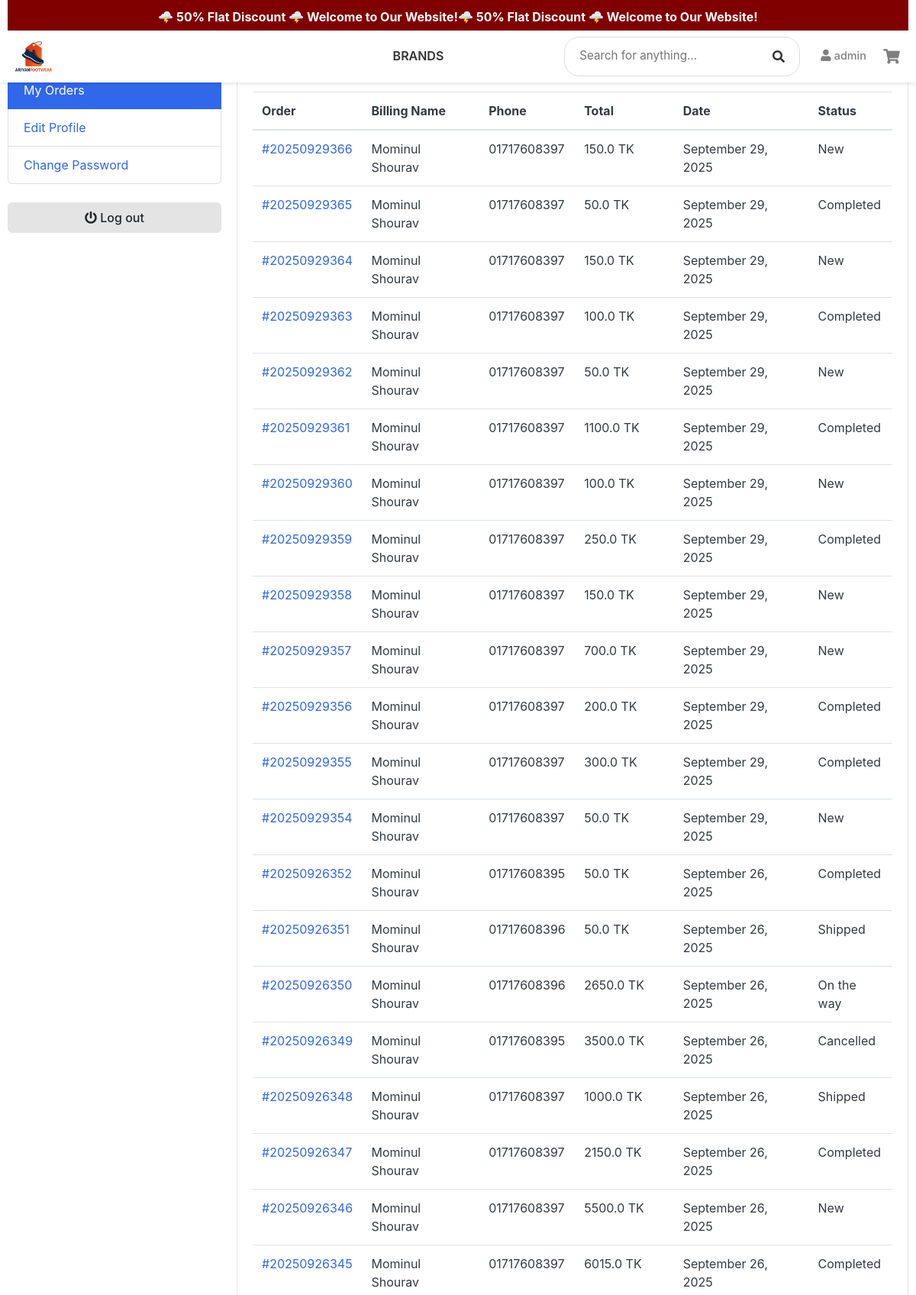
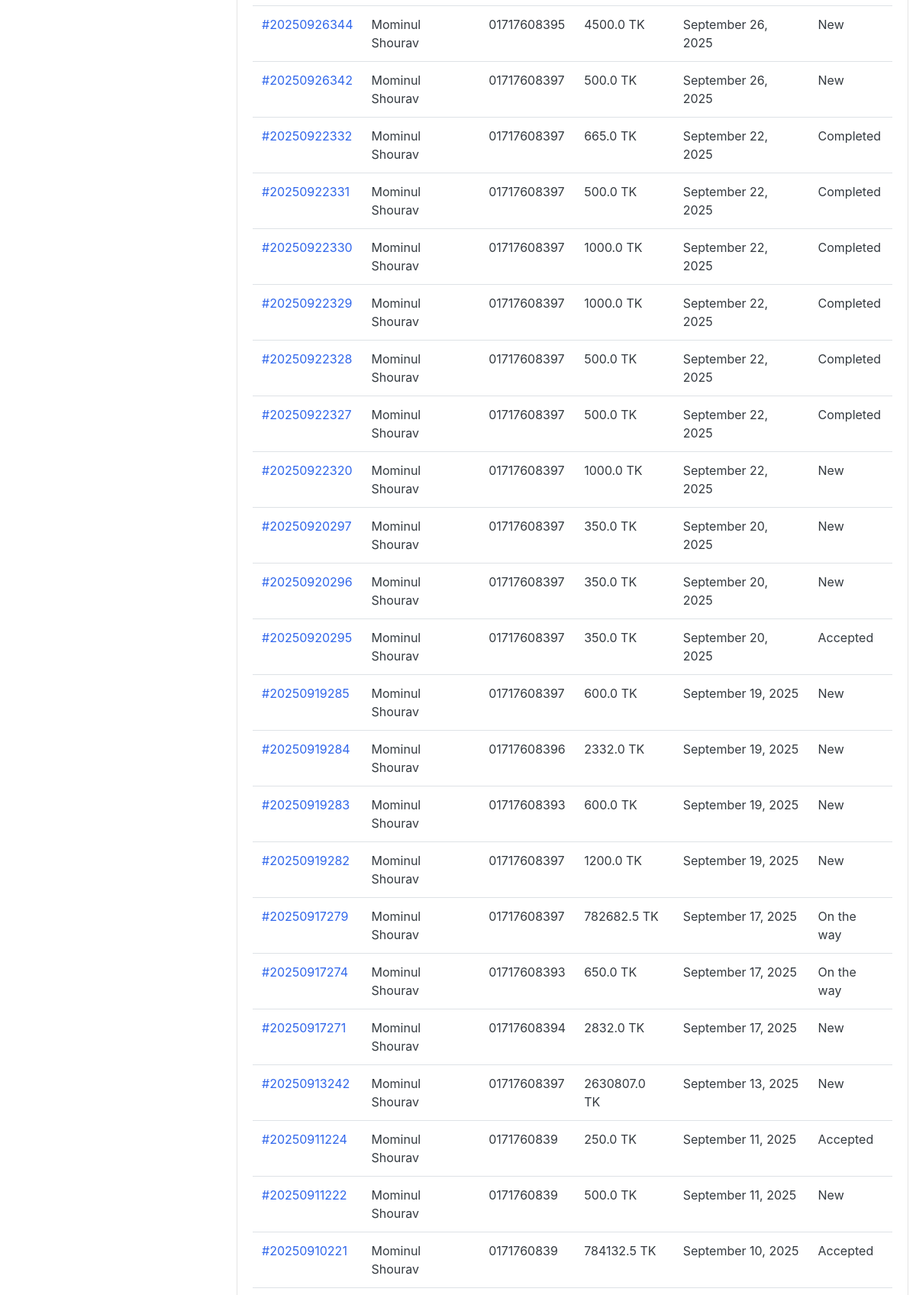
Screenshot of /accounts/my_orders/ (signed in, upper part) with the database file from the repository (2 pictures, top to bottom).
### accounts/models.py (models this page shows, shortened)
class Account(AbstractBaseUser, PermissionsMixin):
    first_name = models.CharField(max_length=50)
    last_name = models.CharField(max_length=50)
    username = models.CharField(max_length=50, unique=True)
    email = models.EmailField(max_length=100, unique=True)
    phone_number = models.CharField(max_length=50)
    date_joined = models.DateTimeField(auto_now_add=True)
    last_login = models.DateTimeField(auto_now=True)
    is_admin = models.BooleanField(default=False)
    is_staff = models.BooleanField(default=False)
    is_active = models.BooleanField(default=False)
    is_superadmin = models.BooleanField(default=False)
    is_superuser = models.BooleanField(default=False)
    USERNAME_FIELD = 'email'
    REQUIRED_FIELDS = ['username', 'first_name', 'last_name']
    objects = MyAccountManager()

### orders/models.py (models this page shows, shortened)
class Order(models.Model):
    PAYMENT_METHOD = (
        ('Cash on Delivery', 'Cash on Delivery'),
        ('SSLcommerz', 'SSLcommerz'),
    )
    STATUS = (
        ('New', 'New'),
        ('Accepted', 'Accepted'),
        ('On the way', 'On the way'),
        ('Completed', 'Completed'),
        ('Cancelled', 'Cancelled'),
        ('Shipped', 'Shipped'),
    )
    user = models.ForeignKey(Account, on_delete=models.SET_NULL, null=True)
    payment = models.ForeignKey(Payment, on_delete=models.SET_NULL, blank=True, null=True)
    payment_method = models.CharField(max_length=20, choices=PAYMENT_METHOD, default="Cash on Delivery")
    order_number = models.CharField(max_length=20)
    first_name = models.CharField(max_length=50)
    last_name = models.CharField(max_length=50)
    phone = models.CharField(max_length=15)
    email = models.EmailField(max_length=50)
    address_line_1 = models.CharField(max_length=50)
    address_line_2 = models.CharField(max_length=50)
    order_note = models.CharField(max_length=100, blank=True)
    order_total = models.FloatField()
    discount = models.FloatField()
    status = models.CharField(max_length=10, choices=STATUS, default="New")
    ip = models.CharField(blank=True, max_length=20)
    is_ordered = models.BooleanField(default=False)
    created_at = models.DateTimeField(auto_now_add=True)
    updated_at = models.DateTimeField(auto_now=True)
    pathao_city_id = models.IntegerField(null=True, blank=True)
    pathao_zone_id = models.IntegerField(null=True, blank=True)
    pathao_area_id = models.IntegerField(null=True, blank=True)
    def full_name(self):
        return f"{self.first_name} {self.last_name}"

### accounts/views.py (the view)
# urls.py: path("my_orders/", views.my_orders, name="my_orders"),
@login_required(login_url='login')
def my_orders(request):
    orders = Order.objects.filter(user=request.user, is_ordered = True).order_by('-created_at')
    context = {
        'orders': orders,
    }
    return render(request, 'accounts/my_orders.html', context)

### carts/context_processors.py (called while the page is built)
def counter(request):
    cart_count = 0
    if 'admin' in request.path:
        return {}
    else:
        try:
            cart = Cart.objects.filter(cart_id = _cart_id(request))
            if request.user.is_authenticated:
                cart_items = CartItem.objects.all().filter(user=request.user)
            else:
                cart_items = CartItem.objects.all().filter(cart = cart[:1])
            for cart_item in cart_items:
                cart_count += cart_item.quantity
        except Cart.DoesNotExist:
            cart_count = 0
    return dict(cart_count=cart_count)

### carts/views.py (called while the page is built)
def _cart_id(request):
    cart = request.session.session_key
    if not cart:
        cart = request.session.create()
    return cart

### category/context_processors.py (called while the page is built)
def menu_links(request):
    links = Category.objects.all()
    return dict(links = links)

### templates/accounts/my_orders.html (shortened to what this page needs)
{% extends 'base.html' %}
{% block content %}
<section class="section-conten padding-y bg">
    <div class="container">
        <div class="row">
            {% include 'includes/dashboard_sidebar.html' %}
            <main class="col-lg-9 col-md-8 col-sm-12">
                <article class="card">
                    <header class="card-header">
                        <strong class="d-inline-block mr-3">Your order history</strong>
                    </header>
                    <div class="card-body">
                        <div class="row">
                            <div class="col-12">
                                <div class="table-responsive">
                                    <table class="table table-hover">
                                        <thead>
                                            <tr>
                                                <th scope="col">Order</th>
                                                <th scope="col">Billing Name</th>
                                                <th scope="col">Phone</th>
                                                <th scope="col">Total</th>
                                                <th scope="col">Date</th>
                                                <th scope="col">Status</th>
                                            </tr>
                                        </thead>
                                        <tbody>
                                            {% for order in orders %}
                                            <tr>
                                                <td>
                                                    <a href="{% url 'order_detail' order.order_number %}">
                                                        #{{ order.order_number }}
                                                    </a>
                                                </td>
                                                <td>{{ order.full_name }}</td>
                                                <td>{{ order.phone }}</td>
                                                <td>{{ order.order_total }} TK</td>
                                                <td>{{ order.created_at|date:"F d, Y" }}</td>
                                                <td>{{ order.status }}</td>
                                            </tr>
                                            {% endfor %}
                                        </tbody>
                                    </table>
                                </div>
                            </div>
                        </div>
                    </div>
                </article>
            </main>
        </div>
    </div>
</section>
{% endblock %}

### templates/includes/navbar.html (shortened to what this page needs)
{% load static %}
<header>
    <nav class="navbar navbar-expand-lg navbar-light bg-white fixed-top" id="mainNavbar">
        <div class="container">
            <a href="{% url 'home' %}" class="navbar-brand order-2 mx-auto mx-lg-0">
                <img src="{% static 'images/e_com.png' %}" alt="Ariyan Footwear Logo" class="logo">
            </a>
            <div class="collapse navbar-collapse order-4" id="navbarContent">
                <ul class="navbar-nav mx-auto category-list">
                    <li class="nav-item position-relative">
                        <a class="nav-link" href="#">Brands</a>
                    </li>
                </ul>
                <ul class="navbar-nav align-items-center">
                    <li class="nav-item d-none d-lg-block">
                        <form action="{% url 'search' %}" class="search-form" method="GET">
                            <div class="search-wrapper">
                                <input type="text" class="search-input" placeholder="Search for anything..." name="keyword" autocomplete="off">
                                <button type="submit" class="search-btn">
                                    <i class="fa fa-search"></i>
                                </button>
                            </div>
                        </form>
                    </li>
                    <li class="nav-item d-none d-lg-block">
                        {% if user.id is none %}
                            <a href="{% url 'login' %}" class="nav-link auth-link">
                                <i class="fa fa-user me-1"></i> Sign In
                            </a>
                        {% else %}
                            <a class="nav-link user-link" href="{% url 'dashboard' %}">
                                <i class="fa fa-user me-1"></i>
                                <span class="user-name d-none d-xl-inline">{{ user.first_name }}</span>
                            </a>
                        {% endif %}
                    </li>
                    <li class="nav-item d-none d-lg-block">
                        <a href="{% url 'cart' %}" class="nav-link cart-link">
                            <div class="cart-container">
                                <i class="fa fa-shopping-cart"></i>
                            </div>
                        </a>
                    </li>
                </ul>
            </div>
        </div>
    </nav>
</header>

### templates/base.html (style rules this page uses)
body { overflow-x: hidden; }

### templates/includes/navbar.html (style rules this page uses)
.navbar { padding: 0.5rem 0; box-shadow: 0 2px 5px rgba(0,0,0,0.1); z-index: 1000; transition: top 0.3s ease; }
#mainNavbar { top: 40px; }
.navbar-brand img { height: 40px; transition: transform 0.3s ease; }
.category-list .nav-link { font-weight: 600; text-transform: uppercase; color: #333; padding: 0.5rem 1rem; transition: color 0.3s, border-bottom 0.3s; border-bottom: 2px solid transparent; }
.search-form { max-width: 400px; margin: 0 1rem; }
.search-wrapper { display: flex; align-items: center; background: #fff; border: 1px solid #ddd; border-radius: 20px; padding: 0.4rem 0.8rem; transition: all 0.3s ease; }
.search-input { border: none; background: transparent; padding: 0.4rem; width: 100%; outline: none; font-size: 0.95rem; }
.search-btn { background: transparent; border: none; padding: 0.4rem; color: #333; cursor: pointer; transition: color 0.3s ease; }
.auth-link, .user-link { color: #333; font-weight: 500; font-size: 0.95rem; padding: 0.5rem; transition: color 0.3s ease; }
.user-name { font-size: 0.9rem; }
.cart-container { position: relative; display: flex; align-items: center; justify-content: center; }
.cart-link { font-size: 1.2rem; color: #333; }

### templates/accounts/my_orders.html (style rules this page uses)
.card-header { font-size: 1.25rem; font-weight: bold; }

### rows the page displays
Account: first_name "admin"
Order: order_number "20250929366", full_name "Mominul Shourav", phone "01717608397", order_total "150.0", created_at "September 29, 2025", status "New"
Order: order_number "20250929365", full_name "Mominul Shourav", phone "01717608397", order_total "50.0", created_at "September 29, 2025", status "Completed"
Order: order_number "20250929364", full_name "Mominul Shourav", phone "01717608397", order_total "150.0", created_at "September 29, 2025", status "New"
Order: order_number "20250929363", full_name "Mominul Shourav", phone "01717608397", order_total "100.0", created_at "September 29, 2025", status "Completed"
Order: order_number "20250929362", full_name "Mominul Shourav", phone "01717608397", order_total "50.0", created_at "September 29, 2025", status "New"
Order: order_number "20250929361", full_name "Mominul Shourav", phone "01717608397", order_total "1100.0", created_at "September 29, 2025", status "Completed"
Order: order_number "20250929360", full_name "Mominul Shourav", phone "01717608397", order_total "100.0", created_at "September 29, 2025", status "New"
Order: order_number "20250929359", full_name "Mominul Shourav", phone "01717608397", order_total "250.0", created_at "September 29, 2025", status "Completed"
Order: order_number "20250929358", full_name "Mominul Shourav", phone "01717608397", order_total "150.0", created_at "September 29, 2025", status "New"
Order: order_number "20250929357", full_name "Mominul Shourav", phone "01717608397", order_total "700.0", created_at "September 29, 2025", status "New"
Order: order_number "20250929356", full_name "Mominul Shourav", phone "01717608397", order_total "200.0", created_at "September 29, 2025", status "Completed"
Order: order_number "20250929355", full_name "Mominul Shourav", phone "01717608397", order_total "300.0", created_at "September 29, 2025", status "Completed"
Order: order_number "20250929354", full_name "Mominul Shourav", phone "01717608397", order_total "50.0", created_at "September 29, 2025", status "New"
Order: order_number "20250926352", full_name "Mominul Shourav", phone "01717608395", order_total "50.0", created_at "September 26, 2025", status "Completed"
Order: order_number "20250926351", full_name "Mominul Shourav", phone "01717608396", order_total "50.0", created_at "September 26, 2025", status "Shipped"
Order: order_number "20250926350", full_name "Mominul Shourav", phone "01717608396", order_total "2650.0", created_at "September 26, 2025", status "On the way"
Order: order_number "20250926349", full_name "Mominul Shourav", phone "01717608395", order_total "3500.0", created_at "September 26, 2025", status "Cancelled"
Order: order_number "20250926348", full_name "Mominul Shourav", phone "01717608397", order_total "1000.0", created_at "September 26, 2025", status "Shipped"
Order: order_number "20250926347", full_name "Mominul Shourav", phone "01717608397", order_total "2150.0", created_at "September 26, 2025", status "Completed"
Order: order_number "20250926346", full_name "Mominul Shourav", phone "01717608397", order_total "5500.0", created_at "September 26, 2025", status "New"
Order: order_number "20250926345", full_name "Mominul Shourav", phone "01717608397", order_total "6015.0", created_at "September 26, 2025", status "Completed"
Order: order_number "20250926344", full_name "Mominul Shourav", phone "01717608395", order_total "4500.0", created_at "September 26, 2025", status "New"
Order: order_number "20250926342", full_name "Mominul Shourav", phone "01717608397", order_total "500.0", created_at "September 26, 2025", status "New"
Order: order_number "20250922332", full_name "Mominul Shourav", phone "01717608397", order_total "665.0", created_at "September 22, 2025", status "Completed"
Order: order_number "20250922331", full_name "Mominul Shourav", phone "01717608397", order_total "500.0", created_at "September 22, 2025", status "Completed"
Order: order_number "20250922330", full_name "Mominul Shourav", phone "01717608397", order_total "1000.0", created_at "September 22, 2025", status "Completed"
Order: order_number "20250922329", full_name "Mominul Shourav", phone "01717608397", order_total "1000.0", created_at "September 22, 2025", status "Completed"
Order: order_number "20250922328", full_name "Mominul Shourav", phone "01717608397", order_total "500.0", created_at "September 22, 2025", status "Completed"
Order: order_number "20250922327", full_name "Mominul Shourav", phone "01717608397", order_total "500.0", created_at "September 22, 2025", status "Completed"
Order: order_number "20250922320", full_name "Mominul Shourav", phone "01717608397", order_total "1000.0", created_at "September 22, 2025", status "New"
Order: order_number "20250920297", full_name "Mominul Shourav", phone "01717608397", order_total "350.0", created_at "September 20, 2025", status "New"
Order: order_number "20250920296", full_name "Mominul Shourav", phone "01717608397", order_total "350.0", created_at "September 20, 2025", status "New"
Order: order_number "20250920295", full_name "Mominul Shourav", phone "01717608397", order_total "350.0", created_at "September 20, 2025", status "Accepted"
Order: order_number "20250919285", full_name "Mominul Shourav", phone "01717608397", order_total "600.0", created_at "September 19, 2025", status "New"
Order: order_number "20250919284", full_name "Mominul Shourav", phone "01717608396", order_total "2332.0", created_at "September 19, 2025", status "New"
Order: order_number "20250919283", full_name "Mominul Shourav", phone "01717608393", order_total "600.0", created_at "September 19, 2025", status "New"
Order: order_number "20250919282", full_name "Mominul Shourav", phone "01717608397", order_total "1200.0", created_at "September 19, 2025", status "New"
Order: order_number "20250917279", full_name "Mominul Shourav", phone "01717608397", order_total "782682.5", created_at "September 17, 2025", status "On the way"
Order: order_number "20250917274", full_name "Mominul Shourav", phone "01717608393", order_total "650.0", created_at "September 17, 2025", status "On the way"
Order: order_number "20250917271", full_name "Mominul Shourav", phone "01717608394", order_total "2832.0", created_at "September 17, 2025", status "New"
Order: order_number "20250913242", full_name "Mominul Shourav", phone "01717608397", order_total "2630807.0", created_at "September 13, 2025", status "New"
Order: order_number "20250911224", full_name "Mominul Shourav", phone "0171760839", order_total "250.0", created_at "September 11, 2025", status "Accepted"
Order: order_number "20250911222", full_name "Mominul Shourav", phone "0171760839", order_total "500.0", created_at "September 11, 2025", status "New"
Order: order_number "20250910221", full_name "Mominul Shourav", phone "0171760839", order_total "784132.5", created_at "September 10, 2025", status "Accepted"
